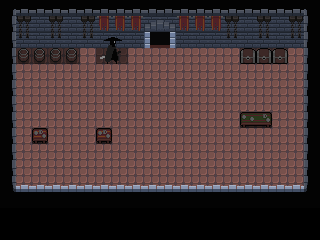

Below is a game level as drawn by its tile map, then a one-line description and the .tmx file that defines it, in full:
An orthogonal 20x15 tile map with 16x16 px tiles, 4 tile layers (图块层 1, Black, details, Collision), 5 tilesets.

<map version="1.10" tiledversion="1.10.2" orientation="orthogonal" renderorder="right-down" width="20" height="15" tilewidth="16" tileheight="16" infinite="0" nextlayerid="12" nextobjectid="42">
 <tileset firstgid="1" source="full tilemap.tsx" />
 <tileset firstgid="73" source="tl2.tsx" />
 <tileset firstgid="325" source="decorative.tsx" />
 <tileset firstgid="581" source="dungeon.tsx" />
 <tileset firstgid="3141" source="DarkSamurai (64x64).tsx" />
 <layer id="1" name="图块层 1" width="20" height="15">
  <data encoding="csv">
0,0,0,0,0,0,0,0,0,0,0,0,0,0,0,0,0,0,0,0,
0,43,43,43,43,43,43,43,43,43,43,43,43,43,43,43,43,43,43,0,
0,43,43,43,43,43,43,43,43,44,44,43,43,43,43,43,43,43,43,0,
0,12,12,12,12,12,12,12,12,12,12,12,12,12,12,12,12,12,12,0,
0,12,12,12,12,12,12,12,12,12,12,12,12,12,12,12,12,12,12,0,
0,12,12,12,12,12,12,12,12,12,12,12,12,12,12,12,12,12,12,0,
0,12,12,12,12,12,12,12,12,12,12,12,12,12,12,12,12,12,12,0,
0,12,12,12,12,12,12,12,12,12,12,12,12,12,12,12,12,12,12,0,
0,12,12,12,12,12,12,12,12,12,12,12,12,12,12,12,12,12,12,0,
0,12,12,12,12,12,12,12,12,12,12,12,12,12,12,12,12,12,12,0,
0,12,12,12,12,12,12,12,12,12,12,12,12,12,12,12,12,12,12,0,
0,12,12,12,12,12,12,12,12,12,12,12,12,12,12,12,12,12,12,0,
0,0,0,0,0,0,0,0,0,0,0,0,0,0,0,0,0,0,0,0,
0,0,0,0,0,0,0,0,0,0,0,0,0,0,0,0,0,0,0,0,
0,0,0,0,0,0,0,0,0,0,0,0,0,0,0,0,0,0,0,0
</data>
 </layer>
 <layer id="11" name="Black" width="20" height="15">
  <data encoding="csv">
0,0,0,0,0,0,0,0,0,0,0,0,0,0,0,0,0,0,0,0,
0,0,0,0,0,0,0,0,0,0,0,0,0,0,0,0,0,0,0,0,
0,0,0,0,0,0,0,0,0,1837,1837,0,0,0,0,0,0,0,0,0,
0,0,0,0,0,0,0,0,0,0,0,0,0,0,0,0,0,0,0,0,
0,0,0,0,0,0,0,0,0,0,0,0,0,0,0,0,0,0,0,0,
0,0,0,0,0,0,0,0,0,0,0,0,0,0,0,0,0,0,0,0,
0,0,0,0,0,0,0,0,0,0,0,0,0,0,0,0,0,0,0,0,
0,0,0,0,0,0,0,0,0,0,0,0,0,0,0,0,0,0,0,0,
0,0,0,0,0,0,0,0,0,0,0,0,0,0,0,0,0,0,0,0,
0,0,0,0,0,0,0,0,0,0,0,0,0,0,0,0,0,0,0,0,
0,0,0,0,0,0,0,0,0,0,0,0,0,0,0,0,0,0,0,0,
0,0,0,0,0,0,0,0,0,0,0,0,0,0,0,0,0,0,0,0,
0,0,0,0,0,0,0,0,0,0,0,0,0,0,0,0,0,0,0,0,
0,0,0,0,0,0,0,0,0,0,0,0,0,0,0,0,0,0,0,0,
0,0,0,0,0,0,0,0,0,0,0,0,0,0,0,0,0,0,0,0
</data>
 </layer>
 <layer id="4" name="details" width="20" height="15">
  <data encoding="csv">
41,57,57,57,57,57,57,57,57,57,57,57,57,57,57,57,57,57,57,40,
50,348,0,348,0,348,5,5,5,221,222,5,5,5,348,0,348,0,348,49,
50,364,0,364,0,364,3198,3199,0,249,250,0,0,0,364,0,364,0,364,49,
50,2,2,2,2,0,3254,3255,0,0,0,0,0,0,0,107,107,107,0,49,
50,0,0,0,0,0,3309,3310,3311,0,0,0,0,0,0,0,0,0,0,49,
50,0,0,0,0,0,0,0,0,0,0,0,0,0,0,0,0,0,0,49,
50,0,0,0,0,0,0,0,0,0,0,0,0,0,0,0,0,0,0,49,
50,0,0,0,0,0,0,0,0,0,0,0,0,0,0,10,11,0,0,49,
50,0,15,0,0,0,15,0,0,0,0,0,0,0,0,0,0,0,0,49,
50,0,0,0,0,0,0,0,0,0,0,0,0,0,0,0,0,0,0,49,
50,0,0,0,0,0,0,0,0,0,0,0,0,0,0,0,0,0,0,49,
59,57,57,57,57,57,57,57,57,57,57,57,57,57,57,57,57,57,57,58,
0,0,0,0,0,0,0,0,0,0,0,0,0,0,0,0,0,0,0,0,
0,0,0,0,0,0,0,0,0,0,0,0,0,0,0,0,0,0,0,0,
0,0,0,0,0,0,0,0,0,0,0,0,0,0,0,0,0,0,0,0
</data>
 </layer>
 <layer id="9" name="Collision" width="20" height="15" opacity="0.5">
  <data encoding="csv">
751,751,751,751,751,751,751,751,751,751,751,751,751,751,751,751,751,751,751,751,
751,751,751,751,751,751,751,751,751,751,751,751,751,751,751,751,751,751,751,751,
751,751,751,751,751,751,751,751,751,0,0,751,751,751,751,751,751,751,751,751,
751,751,751,751,751,0,843,751,0,0,0,0,0,0,0,751,751,751,0,751,
751,0,0,0,0,0,0,0,0,0,0,0,0,0,0,0,0,0,0,751,
751,0,0,0,0,0,0,0,0,0,0,0,0,0,0,0,0,0,0,751,
751,0,0,0,0,0,0,0,0,0,0,0,0,0,0,0,0,0,0,751,
751,0,0,0,0,0,0,0,0,0,0,0,0,0,0,751,751,0,0,751,
751,0,751,0,0,0,751,0,0,0,0,0,0,0,0,0,0,0,0,751,
751,0,0,0,0,0,0,0,0,0,0,0,0,0,0,0,0,0,0,751,
751,0,0,0,0,0,0,0,0,0,0,0,0,0,0,0,0,0,0,751,
751,0,0,0,0,0,0,0,0,0,0,0,0,0,0,0,0,0,0,751,
751,751,751,751,751,751,751,751,751,751,751,751,751,751,751,751,751,751,751,751,
0,0,0,0,0,0,0,0,0,0,0,0,0,0,0,0,0,0,0,0,
0,0,0,0,0,0,0,0,0,0,0,0,0,0,0,0,0,0,0,0
</data>
 </layer>
</map>
